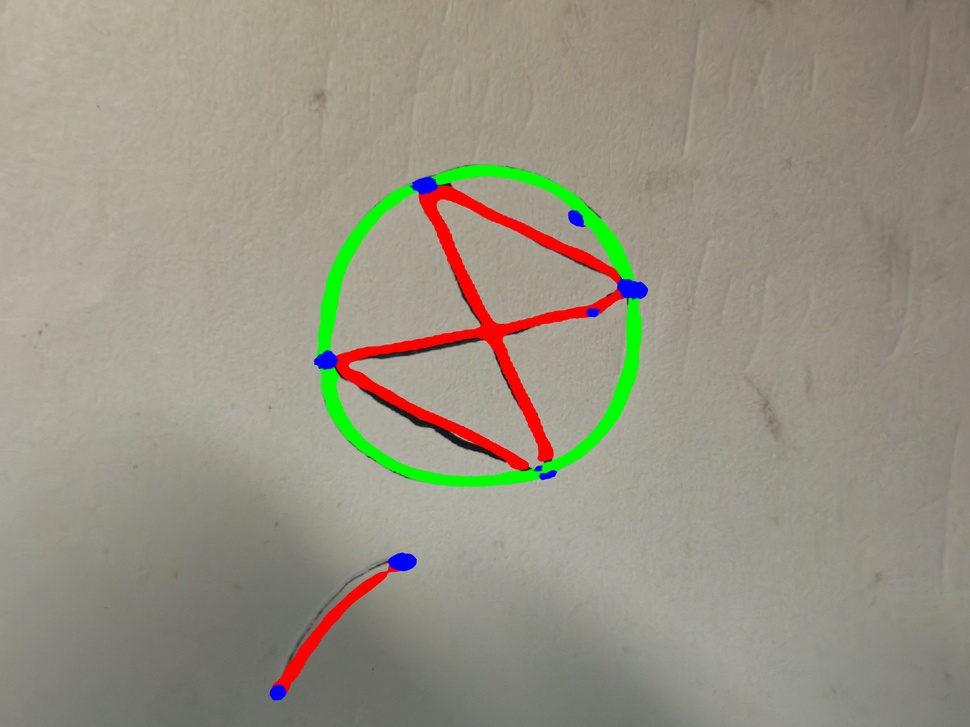
#> input picture result_final.jpg, 970 x 727 px, shrunk from 4000 x 3000 before the run, found by its file name
$ python geo_json_translator.py
#> lines starting #> are read from the running program, lines starting #| are printed output that depends on the picture; after the words box and inside, x2 and y2 are one past the last pixel; in counts of white or black regions, pixels touching at a corner belong together
import cv2
import numpy as np
import json
import math
from skimage.morphology import skeletonize

# ================= 配置区域 =================
CONFIG = {
    # 这里输入你已经画好的结果图路径（例如 result_final.jpg）
    "input_image_path": r"C:\Users\Administrator\PycharmProjects\geo_detect\result_final.jpg",
    "output_json": "final_vectors.json",

    # 颜色阈值 (HSV空间)，如果识别不准可以微调
    # OpenCV HSV范围: H(0-180), S(0-255), V(0-255)
    "colors": {
        "blue_point": {"lower": np.array([100, 100, 100]), "upper": np.array([140, 255, 255])},  # 蓝色点
        "green_circle": {"lower": np.array([40, 100, 100]), "upper": np.array([90, 255, 255])},  # 绿色圆
        # 红色通常分布在0-10和170-180两个区间
        "red_line_1": {"lower": np.array([0, 100, 100]), "upper": np.array([10, 255, 255])},
        "red_line_2": {"lower": np.array([170, 100, 100]), "upper": np.array([180, 255, 255])}
    },

    # 参数微调
    "snap_distance": 20,  # 线段端点吸附到点的最大距离
    "min_line_length": 15,  # 忽略过短的噪点线
    "max_line_gap": 20  # 允许线段断裂的最大距离
}


# ===========================================

class ColorToVector:
    def __init__(self, config):
        self.cfg = config

    def get_color_masks(self, img_hsv):
        """根据HSV范围提取红、绿、蓝三个Mask"""
        # 1. 蓝色 (点)
        mask_blue = cv2.inRange(img_hsv, self.cfg['colors']['blue_point']['lower'], self.cfg['colors']['blue_point']['upper'])

        # 2. 绿色 (圆)
        mask_green = cv2.inRange(img_hsv, self.cfg['colors']['green_circle']['lower'], self.cfg['colors']['green_circle']['upper'])

        # 3. 红色 (线) - 需要合并两个区间
        mask_red1 = cv2.inRange(img_hsv, self.cfg['colors']['red_line_1']['lower'], self.cfg['colors']['red_line_1']['upper'])
        mask_red2 = cv2.inRange(img_hsv, self.cfg['colors']['red_line_2']['lower'], self.cfg['colors']['red_line_2']['upper'])
        mask_red = cv2.bitwise_or(mask_red1, mask_red2)

        # 简单的形态学操作去噪
        kernel = np.ones((3, 3), np.uint8)
        mask_blue = cv2.morphologyEx(mask_blue, cv2.MORPH_OPEN, kernel)
        mask_green = cv2.morphologyEx(mask_green, cv2.MORPH_OPEN, kernel)
        mask_red = cv2.morphologyEx(mask_red, cv2.MORPH_CLOSE, kernel)  # 闭运算连接断裂的线

        return mask_blue, mask_green, mask_red

    def extract_points(self, mask):
        """从蓝色Mask提取点坐标"""
        points = []
        contours, _ = cv2.findContours(mask, cv2.RETR_EXTERNAL, cv2.CHAIN_APPROX_SIMPLE)
        for cnt in contours:
            M = cv2.moments(cnt)
            if M["m00"] != 0:
                cx = int(M["m10"] / M["m00"])
                cy = int(M["m01"] / M["m00"])
                points.append([cx, cy])
        return points

    def extract_circles(self, mask):
        """从绿色Mask提取圆信息"""
        circles = []
        contours, _ = cv2.findContours(mask, cv2.RETR_EXTERNAL, cv2.CHAIN_APPROX_SIMPLE)
        for cnt in contours:
            if cv2.contourArea(cnt) < 50: continue  # 忽略噪点
            (x, y), radius = cv2.minEnclosingCircle(cnt)
            circles.append({
                "center": [int(x), int(y)],
                "radius": int(radius)
            })
        return circles

    def extract_lines(self, mask, points):
        """从红色Mask提取直线，并吸附到点"""
        # 1. 骨架化：把粗红线变成单像素宽的线
        # scikit-image 的 skeletonize 需要 0/1 输入
        binary_mask = mask > 0
        skeleton = skeletonize(binary_mask).astype(np.uint8) * 255

        # 2. 霍夫直线变换检测线段
        lines_p = cv2.HoughLinesP(
            skeleton,
            rho=1,
            theta=np.pi / 180,
            threshold=10,
            minLineLength=self.cfg['min_line_length'],
            maxLineGap=self.cfg['max_line_gap']
        )

        vector_lines = []
        if lines_p is not None:
            for line in lines_p:
                x1, y1, x2, y2 = line[0]
                p1 = [int(x1), int(y1)]
                p2 = [int(x2), int(y2)]

                # 3. 吸附逻辑：让线头自动连到最近的蓝点上
                p1 = self.snap_to_nearest(p1, points)
                p2 = self.snap_to_nearest(p2, points)

                vector_lines.append({"start": p1, "end": p2})

        return vector_lines

    def snap_to_nearest(self, point, anchors):
        """如果距离足够近，将点吸附到锚点(蓝点)"""
        if not anchors: return point
        p_arr = np.array(point)
        anchors_arr = np.array(anchors)
        dists = np.linalg.norm(anchors_arr - p_arr, axis=1)
        min_idx = np.argmin(dists)

        if dists[min_idx] < self.cfg['snap_distance']:
            return list(map(int, anchors[min_idx]))
        return point

    def run(self):
        print(f"🖼️ Reading image: {self.cfg['input_image_path']}")
        img = cv2.imread(self.cfg['input_image_path'])
#> img is the input picture: shape (727, 970, 3); mean B, G, R 131.8, 147.4, 152
        if img is None:
            print("Error: Image not found!")
            return

        # 转为HSV空间以便分割颜色
        img_hsv = cv2.cvtColor(img, cv2.COLOR_BGR2HSV)
#> img_hsv: shape (727, 970, 3); mean H, S, V 24.9, 37.6, 157

        # 1. 提取Mask
        mask_blue, mask_green, mask_red = self.get_color_masks(img_hsv)
#> in get_color_masks, `mask_blue = cv2.inRange(img_hsv, self.cfg['colors']['blue_point']['low..`:
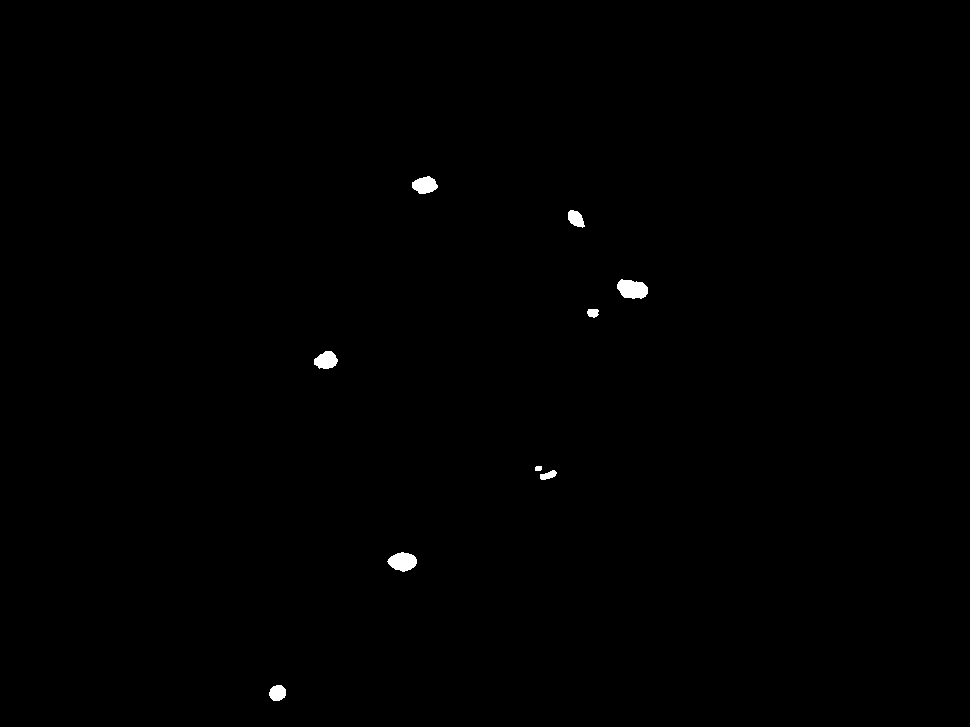
#> mask_blue: shape (727, 970); 0.31% white; 9 white regions, largest, box (x1, y1, x2, y2) and area: (617, 279, 648, 299) 470, (387, 552, 417, 572) 420, (412, 176, 438, 194) 334
#> in get_color_masks, `mask_green = cv2.inRange(img_hsv, self.cfg['colors']['green_circle']['..`: mask_green: shape (727, 970); 1.8% white; 3 white regions, box (x1, y1, x2, y2) and area: (320, 298, 642, 487) 6618, (431, 164, 636, 281) 3404, (316, 184, 417, 357) 2942
#> in get_color_masks, `mask_red1 = cv2.inRange(img_hsv, self.cfg['colors']['red_line_1']['low..`: mask_red1: shape (727, 970); 1.9% white; 4 white regions (2 under 20 px), largest, box (x1, y1, x2, y2) and area: (336, 185, 624, 470) 11334, (272, 567, 396, 693) 1958
#> in get_color_masks, `mask_red2 = cv2.inRange(img_hsv, self.cfg['colors']['red_line_2']['low..`: mask_red2: shape (727, 970); 0.1% white in thin lines or dots, all inside (x1, y1, x2, y2) = (272, 185, 623, 692)
#> in get_color_masks, `mask_red = cv2.bitwise_or(mask_red1, mask_red2)`:
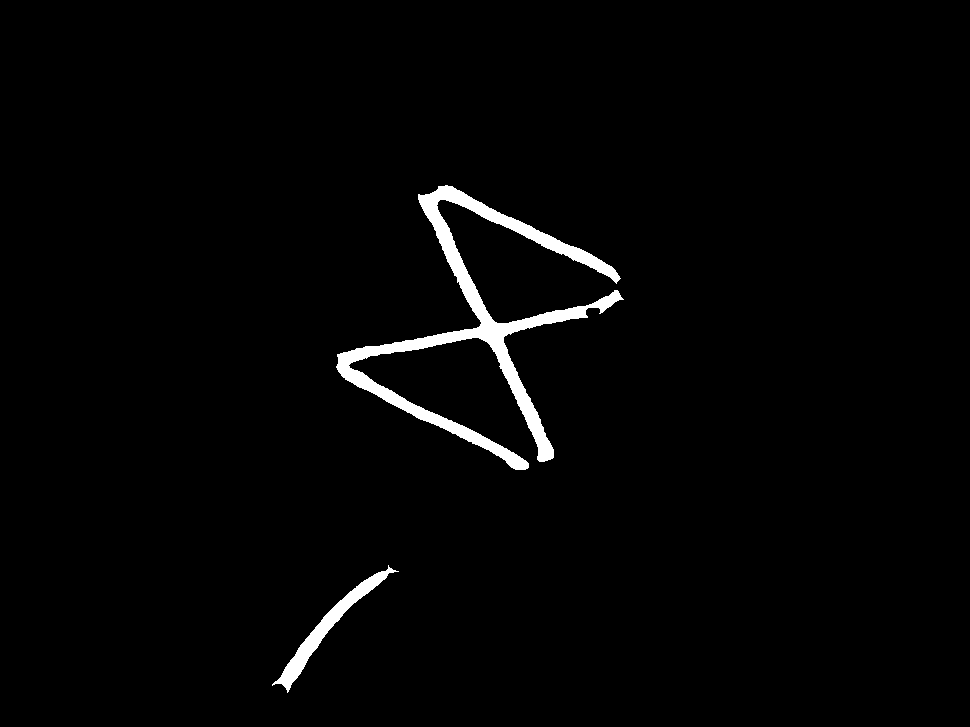
#> mask_red: shape (727, 970); 2% white; 2 white regions, box (x1, y1, x2, y2) and area: (336, 185, 624, 470) 11935, (272, 565, 399, 693) 2071
#> in get_color_masks, `mask_blue = cv2.morphologyEx(mask_blue, cv2.MORPH_OPEN, kernel)`: mask_blue: shape (727, 970); 0.31% white; 9 white regions, largest, box (x1, y1, x2, y2) and area: (617, 280, 648, 299) 465, (388, 552, 417, 572) 419, (412, 176, 438, 194) 334
#> in get_color_masks, `mask_green = cv2.morphologyEx(mask_green, cv2.MORPH_OPEN, kernel)`: mask_green: shape (727, 970); 1.8% white; 3 white regions, box (x1, y1, x2, y2) and area: (320, 298, 642, 487) 6605, (433, 164, 635, 281) 3398, (316, 184, 417, 355) 2936
#> in get_color_masks, `mask_red = cv2.morphologyEx(mask_red, cv2.MORPH_CLOSE, kernel)`: mask_red: shape (727, 970); 2% white; 2 white regions

        # 2. 提取图元
        print("🔍 Extracting primitives...")
        points = self.extract_points(mask_blue)
#> in extract_points, `contours, _ = cv2.findContours(mask, cv2.RETR_EXTERNAL, cv2.CHAIN_APPR..`: contours = 9 contours; largest, box (x1, y1, x2, y2) and area: (617, 280, 648, 299) 427, (388, 552, 417, 572) 385, (412, 176, 438, 194) 302, (314, 351, 338, 369) 285, (269, 685, 286, 701) 194
#> the loop in extract_points, `for cnt in contours:` made 9 passes
#> (cx, cy) on passes 1 to 9: (277, 692), (402, 561), (547, 474), (538, 468), (325, 359), (592, 312), (631, 288), (575, 218), (424, 184)
#> after the loop in extract_points, `for cnt in contours:`: points = [[277, 692], [402, 561], [547, 474], [538, 468], [325, 359], [592, 312], [631, 288], [575, 218], [424, 184]]
        circles = self.extract_circles(mask_green)
#> in extract_circles, `contours, _ = cv2.findContours(mask, cv2.RETR_EXTERNAL, cv2.CHAIN_APPR..`: contours = 3 contours; box (x1, y1, x2, y2) and area: (320, 298, 642, 487) 6135, (433, 164, 635, 281) 3165, (316, 184, 417, 355) 2746
#> the loop in extract_circles, `for cnt in contours:` made 3 passes
#> (x, y, radius) on passes 1 to 3: (482.5, 354, 165.9), (363, 269, 97.13), (533.5, 227.5, 113.4)
#> after the loop in extract_circles, `for cnt in contours:`: circles = 3 items
#> circles = 3 items
        lines = self.extract_lines(mask_red, points)  # 把lines吸附到points上
#> in extract_lines, `binary_mask = mask > 0`: binary_mask: shape (727, 970) bool; 2% white; 2 white regions, box (x1, y1, x2, y2) and area: (336, 185, 624, 470) 11948, (272, 565, 399, 693) 2071
#> in extract_lines, `skeleton = skeletonize(binary_mask).astype(np.uint8) * 255`:
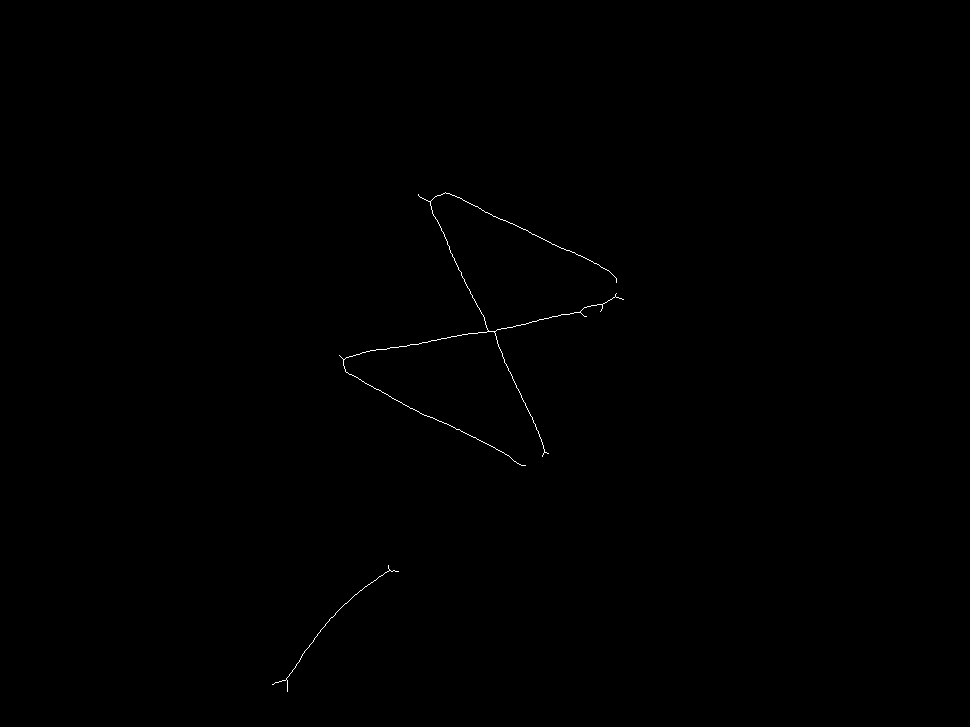
#> skeleton: shape (727, 970); 0.16% white in thin lines or dots, all inside (x1, y1, x2, y2) = (272, 192, 624, 692)
#> in extract_lines, `lines_p = cv2.HoughLinesP( skeleton, rho=1, theta=np.pi / 180, thresho..`: lines_p = 29 rows, first 6: [356, 354, 528, 323], [447, 243, 490, 331], [502, 355, 547, 453], [398, 401, 486, 443], [449, 193, 480, 208], [427, 200, 447, 241]
#> the loop in extract_lines, `for line in lines_p:` made 29 passes
#> (x1, y1, x2, y2) on passes 1, 4, 5, 10, 17, 19, 20, 23: (356, 354, 528, 323), (398, 401, 486, 443), (449, 193, 480, 208), (345, 371, 425, 415), (386, 349, 427, 342), (492, 331, 502, 354), (300, 658, 321, 629), (339, 609, 365, 586)
#> (x1, y1, x2, y2) on passes 2, 7, 8, 11, 25, 27: (447, 243, 490, 331), (532, 234, 567, 250), (445, 192, 479, 208), (571, 251, 609, 271), (449, 249, 470, 293), (441, 338, 470, 333)
#> after the loop in extract_lines, `for line in lines_p:`: vector_lines = 29 items
#> lines = 29 items

        print(f"📊 Detect: {len(points)} Points, {len(circles)} Circles, {len(lines)} Lines")
#| 📊 Detect: 9 Points, 3 Circles, 29 Lines

        # 3. 保存JSON
        result_json = {
            "source_image": self.cfg['input_image_path'],
            "primitives": {
                "points": points,
                "circles": circles,
                "lines": lines
            }
        }

        with open(self.cfg['output_json'], 'w') as f:
            json.dump(result_json, f, indent=4)

        print(f"✅ JSON saved to {self.cfg['output_json']}")

        # (可选) 验证可视化：画出来看看吸附得对不对
        debug_img = np.zeros_like(img)
        for c in circles:
            cv2.circle(debug_img, tuple(c['center']), c['radius'], (0, 255, 0), 2)
#> this loop made 3 passes
#> c on passes 1 to 3: {'center': [482, 354], 'radius': 165}, {'center': [363, 269], 'radius': 97}, {'center': [533, 227], 'radius': 113}
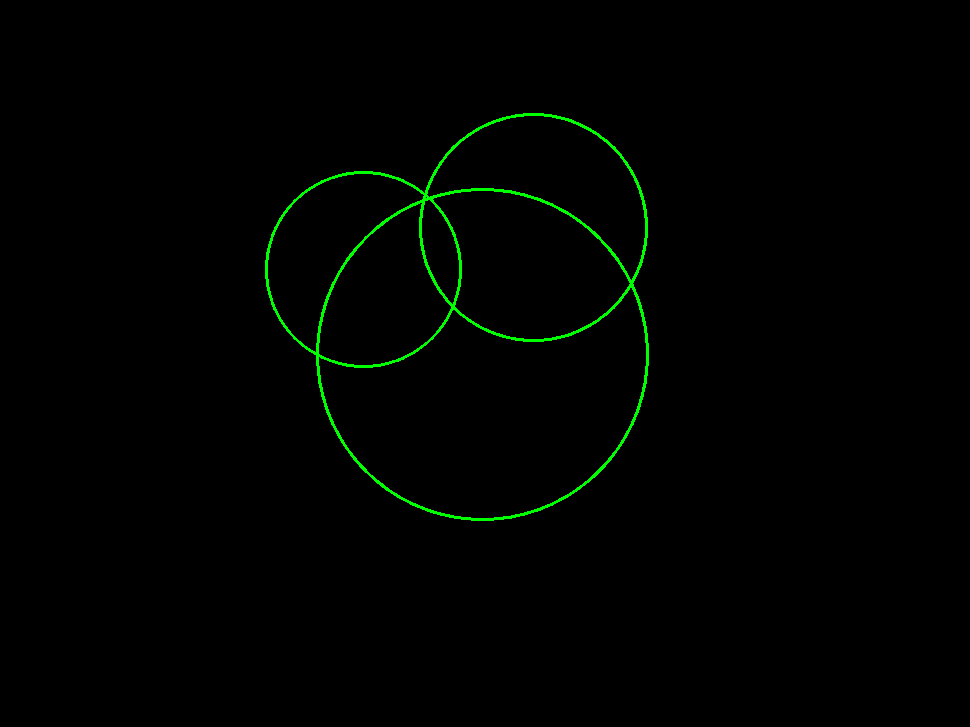
#> debug_img: shape (727, 970, 3); mean of channels 0, 1, 2 0, 2.5, 0; drawn as B, G, R
        for l in lines:
            cv2.line(debug_img, tuple(l['start']), tuple(l['end']), (0, 0, 255), 2)
#> this loop made 29 passes
#> l on passes 1 to 12: {'start': [356, 354], 'end': [528, 323]}, {'start': [447, 243], 'end': [490, 331]}, {'start': [502, 355], 'end': [538, 468]}, {'start': [398, 401], 'end': [486, 443]}, {'start': [449, 193], 'end': [480, 208]}, {'start': [424, 184], 'end': [447, 241]}, {'start': [532, 234], 'end': [567, 250]}, {'start': [445, 192], 'end': [479, 208]}, {'start': [277, 692], 'end': [330, 618]}, {'start': [345, 371], 'end': [425, 415]}, {'start': [571, 251], 'end': [609, 271]}, {'start': [362, 352], 'end': [390, 347]}
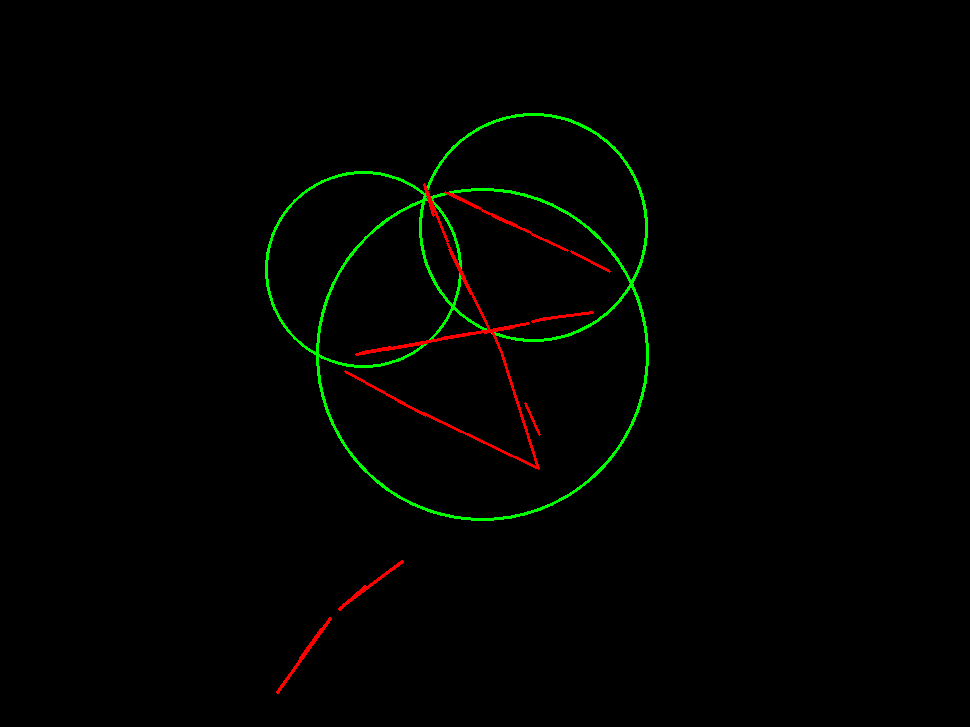
#> debug_img: shape (727, 970, 3); 0.5% of pixels changed, all inside (x1, y1, x2, y2) = (276, 183, 611, 694); drawn as B, G, R
        for p in points:
            cv2.circle(debug_img, tuple(p), 5, (255, 0, 0), -1)
#> this loop made 9 passes
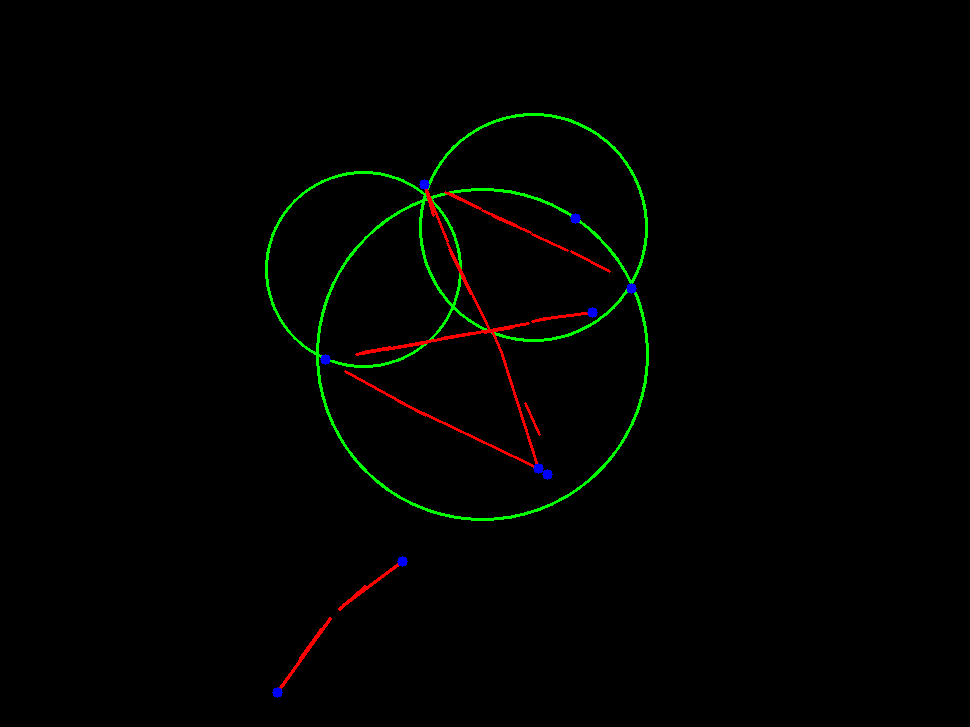
#> debug_img: shape (727, 970, 3); 0.1% of pixels changed, all inside (x1, y1, x2, y2) = (272, 179, 637, 698); drawn as B, G, R
        cv2.imwrite("debug_verify.jpg", debug_img)
        print("📸 Saved debug_verify.jpg for checking.")


if __name__ == "__main__":
    app = ColorToVector(CONFIG)
    app.run()
